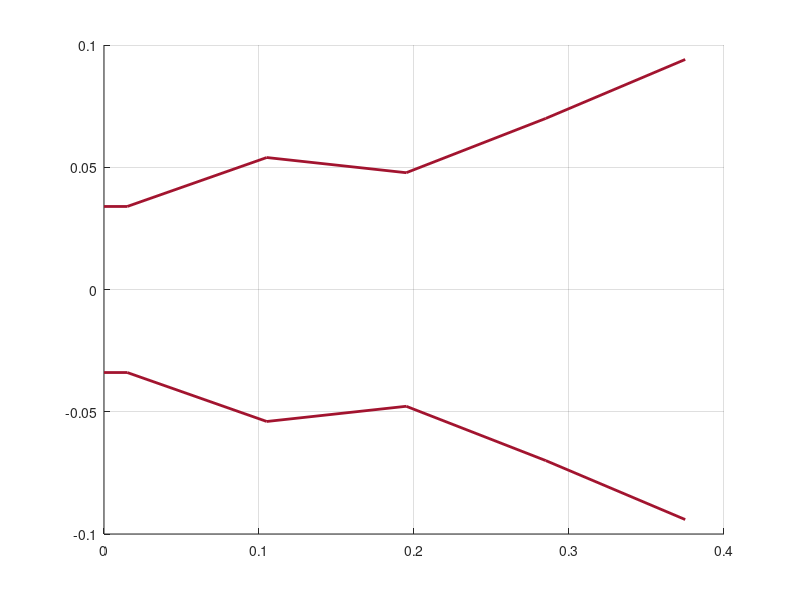

Write the MATLAB code that produced this figure. (Note: this script raises an error after producing the figure.)
%% Optimum design for -45dB return loss from pattern search optimization 
clear;
c0 = 3e8;
F = 5e9;
lamb = c0./F;

N = 5;
data = load('ga_allvar_minxp_V2L.mat');
r = data.fmin2.r;
R = [r(1) r(1:N)];
% R = [0.02253 0.02253 0.03353 0.03917 0.05562 0.05946 0.05901 0.07181 0.08365 0.1009 0.08275 0.08619 0.1107 0.1097 0.1106 0.1297...
%     0.1182];
% N = length(R) - 1;
Len = r(N + 1);

l1 = lamb./4;
L = [l1 ones(1, N - 1)./N .* Len];

for i = 1:N
    L_axis(i) = sum(L(1:i));
end
L_axis = [0 L_axis];
figure;
hold on;
plot(L_axis, R, 'LineWidth', 2, 'Color', [0.6350, 0.0780, 0.1840] );
hold on;
plot(L_axis, -R, 'LineWidth', 2, 'Color', [0.6350, 0.0780, 0.1840] );

grid on;

%% Iteration over the frequencies 

SP = [R(2:end) Len];

XMN_data = load('Xmn.mat');
str = XMN_data.Xmn;

fc_ = fc(R(2), 1, 1);

F = linspace(fc_(1)+fc_(1)./100, fc_(2), 1000);
% F = 5e9;
% objective = @(x) GSM_N_opt_allvar(SP(1:N), SP(N+1), x(1:length(F)), 0);

% for i = 1:length(F)
RL_ga = GSM_N_opt_allvar(SP(1:N), SP(N+1), F, 20);
% end

figure(2);
hold on;
plot(F*1e-9, RL_ga, 'LineWidth', 2); grid on;
xlabel('Frequency (GHz)', 'FontSize', 16, 'FontWeight', 'bold');
ylabel('Return loss (dB)', 'FontSize', 16, 'FontWeight', 'bold');
title('RL of Ga algo', 'FontSize', 16, 'FontWeight', 'bold');


